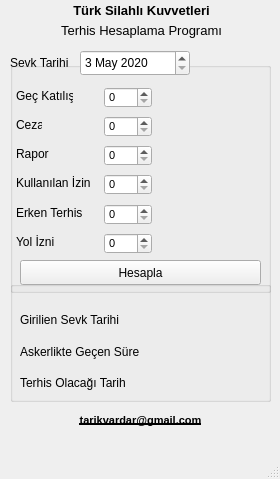
<?xml version="1.0" encoding="UTF-8"?>
<ui version="4.0">
 <class>MainWindow</class>
 <widget class="QMainWindow" name="MainWindow">
  <property name="windowModality">
   <enum>Qt::NonModal</enum>
  </property>
  <property name="geometry">
   <rect>
    <x>0</x>
    <y>0</y>
    <width>280</width>
    <height>479</height>
   </rect>
  </property>
  <property name="font">
   <font>
    <pointsize>9</pointsize>
   </font>
  </property>
  <property name="windowTitle">
   <string>Terhis Hesapla</string>
  </property>
  <property name="windowIcon">
   <iconset>
    <normaloff>Terhis Hesapla/genkur.png</normaloff>Terhis Hesapla/genkur.png</iconset>
  </property>
  <widget class="QWidget" name="centralwidget">
   <widget class="QLabel" name="label">
    <property name="geometry">
     <rect>
      <x>10</x>
      <y>54</y>
      <width>131</width>
      <height>17</height>
     </rect>
    </property>
    <property name="font">
     <font>
      <pointsize>9</pointsize>
     </font>
    </property>
    <property name="text">
     <string>Sevk Tarihi</string>
    </property>
   </widget>
   <widget class="QLabel" name="label_12">
    <property name="geometry">
     <rect>
      <x>26</x>
      <y>0</y>
      <width>231</width>
      <height>20</height>
     </rect>
    </property>
    <property name="font">
     <font>
      <pointsize>10</pointsize>
      <weight>75</weight>
      <bold>true</bold>
     </font>
    </property>
    <property name="text">
     <string>Türk Silahlı Kuvvetleri</string>
    </property>
    <property name="alignment">
     <set>Qt::AlignCenter</set>
    </property>
   </widget>
   <widget class="QLabel" name="label_13">
    <property name="geometry">
     <rect>
      <x>26</x>
      <y>20</y>
      <width>231</width>
      <height>20</height>
     </rect>
    </property>
    <property name="font">
     <font>
      <pointsize>10</pointsize>
      <weight>50</weight>
      <bold>false</bold>
     </font>
    </property>
    <property name="text">
     <string>Terhis Hesaplama Programı</string>
    </property>
    <property name="alignment">
     <set>Qt::AlignCenter</set>
    </property>
   </widget>
   <widget class="QGroupBox" name="groupBox">
    <property name="geometry">
     <rect>
      <x>10</x>
      <y>281</y>
      <width>261</width>
      <height>121</height>
     </rect>
    </property>
    <property name="title">
     <string/>
    </property>
    <widget class="QLabel" name="label_10">
     <property name="geometry">
      <rect>
       <x>10</x>
       <y>94</y>
       <width>106</width>
       <height>16</height>
      </rect>
     </property>
     <property name="font">
      <font>
       <pointsize>9</pointsize>
      </font>
     </property>
     <property name="text">
      <string>Terhis Olacağı Tarih</string>
     </property>
    </widget>
    <widget class="QLabel" name="label_9">
     <property name="geometry">
      <rect>
       <x>10</x>
       <y>63</y>
       <width>119</width>
       <height>16</height>
      </rect>
     </property>
     <property name="font">
      <font>
       <pointsize>9</pointsize>
      </font>
     </property>
     <property name="text">
      <string>Askerlikte Geçen Süre</string>
     </property>
    </widget>
    <widget class="QLabel" name="label_8">
     <property name="geometry">
      <rect>
       <x>10</x>
       <y>31</y>
       <width>100</width>
       <height>16</height>
      </rect>
     </property>
     <property name="font">
      <font>
       <pointsize>9</pointsize>
      </font>
     </property>
     <property name="text">
      <string>Girilien Sevk Tarihi</string>
     </property>
    </widget>
    <widget class="QLabel" name="lb_terhis_tarih">
     <property name="geometry">
      <rect>
       <x>150</x>
       <y>93</y>
       <width>101</width>
       <height>20</height>
      </rect>
     </property>
     <property name="font">
      <font>
       <pointsize>9</pointsize>
       <weight>75</weight>
       <bold>true</bold>
      </font>
     </property>
     <property name="text">
      <string/>
     </property>
    </widget>
    <widget class="QLabel" name="lb_gecen_sure">
     <property name="geometry">
      <rect>
       <x>150</x>
       <y>61</y>
       <width>101</width>
       <height>20</height>
      </rect>
     </property>
     <property name="font">
      <font>
       <pointsize>8</pointsize>
      </font>
     </property>
     <property name="text">
      <string/>
     </property>
    </widget>
    <widget class="QLabel" name="lb_girilen_tarih">
     <property name="geometry">
      <rect>
       <x>150</x>
       <y>31</y>
       <width>101</width>
       <height>20</height>
      </rect>
     </property>
     <property name="font">
      <font>
       <pointsize>8</pointsize>
      </font>
     </property>
     <property name="text">
      <string/>
     </property>
    </widget>
   </widget>
   <widget class="QGroupBox" name="groupBox_2">
    <property name="geometry">
     <rect>
      <x>10</x>
      <y>62</y>
      <width>261</width>
      <height>231</height>
     </rect>
    </property>
    <property name="title">
     <string/>
    </property>
    <widget class="QLabel" name="label_3">
     <property name="geometry">
      <rect>
       <x>6</x>
       <y>55</y>
       <width>26</width>
       <height>16</height>
      </rect>
     </property>
     <property name="font">
      <font>
       <pointsize>9</pointsize>
      </font>
     </property>
     <property name="text">
      <string>Ceza</string>
     </property>
    </widget>
    <widget class="QLabel" name="label_2">
     <property name="geometry">
      <rect>
       <x>6</x>
       <y>26</y>
       <width>57</width>
       <height>16</height>
      </rect>
     </property>
     <property name="font">
      <font>
       <pointsize>9</pointsize>
      </font>
     </property>
     <property name="text">
      <string>Geç Katılış</string>
     </property>
    </widget>
    <widget class="QSpinBox" name="ceza">
     <property name="geometry">
      <rect>
       <x>94</x>
       <y>54</y>
       <width>48</width>
       <height>21</height>
      </rect>
     </property>
     <property name="font">
      <font>
       <pointsize>8</pointsize>
      </font>
     </property>
    </widget>
    <widget class="QPushButton" name="pushButton">
     <property name="geometry">
      <rect>
       <x>10</x>
       <y>198</y>
       <width>241</width>
       <height>25</height>
      </rect>
     </property>
     <property name="text">
      <string>Hesapla</string>
     </property>
    </widget>
    <widget class="QLabel" name="label_7">
     <property name="geometry">
      <rect>
       <x>6</x>
       <y>172</y>
       <width>39</width>
       <height>16</height>
      </rect>
     </property>
     <property name="font">
      <font>
       <pointsize>9</pointsize>
      </font>
     </property>
     <property name="text">
      <string>Yol İzni</string>
     </property>
    </widget>
    <widget class="QSpinBox" name="gec_katilis">
     <property name="geometry">
      <rect>
       <x>94</x>
       <y>25</y>
       <width>48</width>
       <height>21</height>
      </rect>
     </property>
     <property name="font">
      <font>
       <pointsize>8</pointsize>
      </font>
     </property>
    </widget>
    <widget class="QLabel" name="label_4">
     <property name="geometry">
      <rect>
       <x>6</x>
       <y>84</y>
       <width>33</width>
       <height>16</height>
      </rect>
     </property>
     <property name="font">
      <font>
       <pointsize>9</pointsize>
      </font>
     </property>
     <property name="text">
      <string>Rapor</string>
     </property>
    </widget>
    <widget class="QLabel" name="label_6">
     <property name="geometry">
      <rect>
       <x>6</x>
       <y>143</y>
       <width>67</width>
       <height>16</height>
      </rect>
     </property>
     <property name="font">
      <font>
       <pointsize>9</pointsize>
      </font>
     </property>
     <property name="text">
      <string>Erken Terhis</string>
     </property>
    </widget>
    <widget class="QSpinBox" name="rapor">
     <property name="geometry">
      <rect>
       <x>94</x>
       <y>83</y>
       <width>48</width>
       <height>21</height>
      </rect>
     </property>
     <property name="font">
      <font>
       <pointsize>8</pointsize>
      </font>
     </property>
    </widget>
    <widget class="QSpinBox" name="k_izin">
     <property name="geometry">
      <rect>
       <x>94</x>
       <y>112</y>
       <width>48</width>
       <height>21</height>
      </rect>
     </property>
     <property name="font">
      <font>
       <pointsize>8</pointsize>
      </font>
     </property>
     <property name="maximum">
      <number>6</number>
     </property>
    </widget>
    <widget class="QSpinBox" name="erken_terhis">
     <property name="geometry">
      <rect>
       <x>94</x>
       <y>142</y>
       <width>48</width>
       <height>21</height>
      </rect>
     </property>
     <property name="font">
      <font>
       <pointsize>8</pointsize>
      </font>
     </property>
     <property name="maximum">
      <number>4</number>
     </property>
    </widget>
    <widget class="QSpinBox" name="yol">
     <property name="geometry">
      <rect>
       <x>94</x>
       <y>171</y>
       <width>48</width>
       <height>21</height>
      </rect>
     </property>
     <property name="font">
      <font>
       <pointsize>8</pointsize>
      </font>
     </property>
     <property name="maximum">
      <number>4</number>
     </property>
    </widget>
    <widget class="QLabel" name="label_5">
     <property name="geometry">
      <rect>
       <x>6</x>
       <y>113</y>
       <width>75</width>
       <height>16</height>
      </rect>
     </property>
     <property name="font">
      <font>
       <pointsize>9</pointsize>
      </font>
     </property>
     <property name="text">
      <string>Kullanılan İzin</string>
     </property>
    </widget>
   </widget>
   <widget class="QLabel" name="label_11">
    <property name="geometry">
     <rect>
      <x>10</x>
      <y>410</y>
      <width>261</width>
      <height>20</height>
     </rect>
    </property>
    <property name="font">
     <font>
      <pointsize>8</pointsize>
      <weight>75</weight>
      <bold>true</bold>
      <underline>true</underline>
     </font>
    </property>
    <property name="text">
     <string>tarikvardar@gmail.com</string>
    </property>
    <property name="textFormat">
     <enum>Qt::AutoText</enum>
    </property>
    <property name="alignment">
     <set>Qt::AlignCenter</set>
    </property>
    <property name="textInteractionFlags">
     <set>Qt::LinksAccessibleByMouse</set>
    </property>
   </widget>
   <widget class="QDateEdit" name="tarih">
    <property name="geometry">
     <rect>
      <x>80</x>
      <y>50</y>
      <width>110</width>
      <height>26</height>
     </rect>
    </property>
    <property name="layoutDirection">
     <enum>Qt::LeftToRight</enum>
    </property>
    <property name="maximumDate">
     <date>
      <year>2050</year>
      <month>12</month>
      <day>31</day>
     </date>
    </property>
    <property name="minimumDate">
     <date>
      <year>2020</year>
      <month>5</month>
      <day>3</day>
     </date>
    </property>
   </widget>
  </widget>
  <widget class="QMenuBar" name="menubar">
   <property name="geometry">
    <rect>
     <x>0</x>
     <y>0</y>
     <width>280</width>
     <height>20</height>
    </rect>
   </property>
  </widget>
  <widget class="QStatusBar" name="statusbar"/>
  <action name="hakkinda">
   <property name="text">
    <string>Hakkında</string>
   </property>
   <property name="font">
    <font>
     <pointsize>8</pointsize>
    </font>
   </property>
  </action>
 </widget>
 <resources/>
 <connections/>
</ui>
